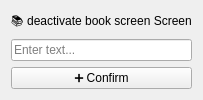
<?xml version="1.0" encoding="UTF-8"?>
<ui version="4.0">
 <class>deactivate_book_screen</class>
 <widget class="QWidget" name="deactivate_book_screen">
  <layout class="QVBoxLayout" name="verticalLayout">
   <item>
    <widget class="QLabel" name="label_heading">
     <property name="text">
      <string>📚 deactivate book screen Screen</string>
     </property>
     <property name="alignment">
      <set>Qt::AlignCenter</set>
     </property>
    </widget>
   </item>
   <item>
    <widget class="QLineEdit" name="titleInput">
     <property name="placeholderText">
      <string>Enter text...</string>
     </property>
    </widget>
   </item>
   <item>
    <widget class="QPushButton" name="saveButton">
     <property name="text">
      <string>➕ Confirm</string>
     </property>
    </widget>
   </item>
  </layout>
 </widget>
 <resources/>
 <connections/>
</ui>
